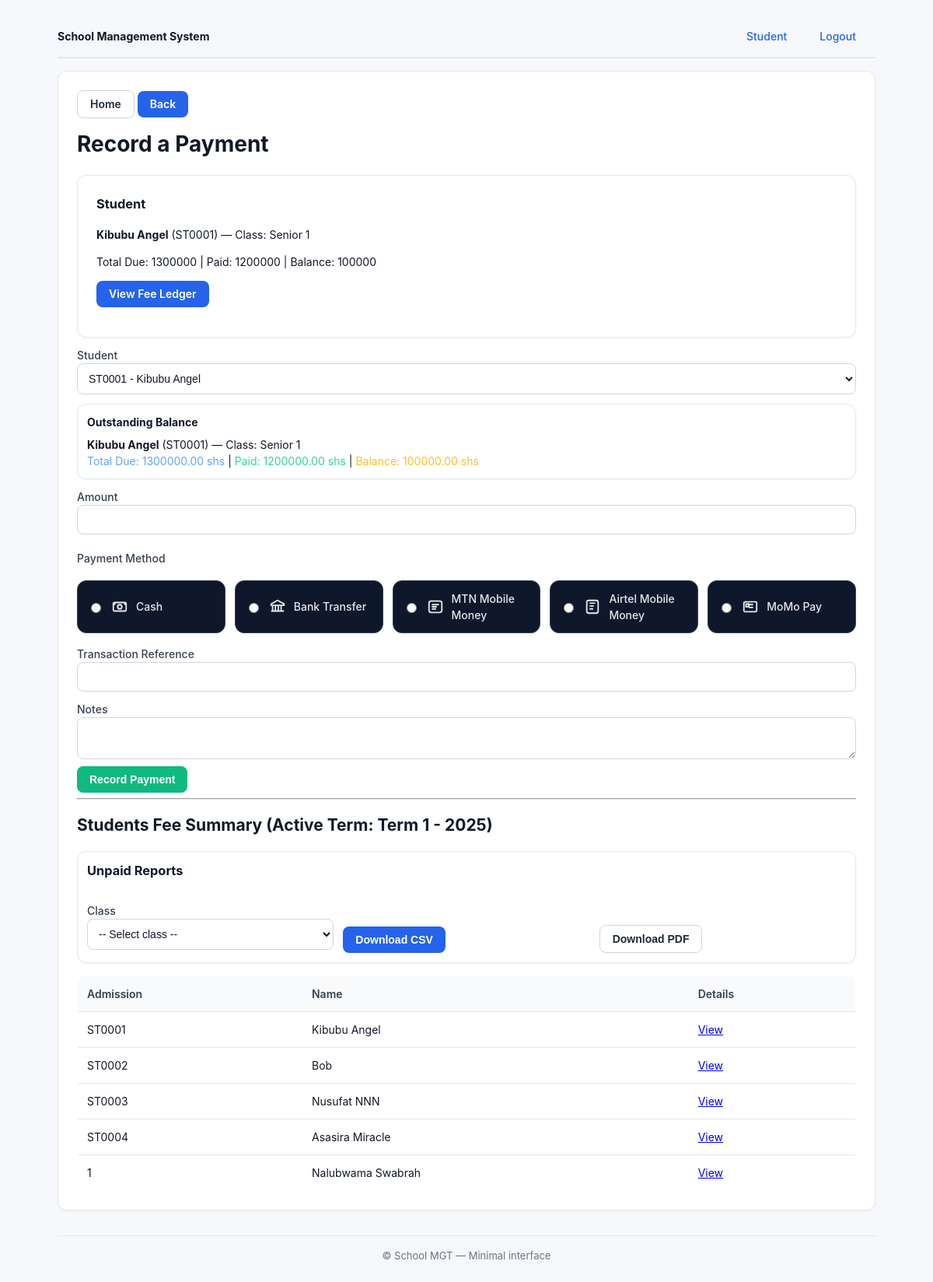
/portal/bursar/payments/?student_id=1 (signed in), run on the app's committed database.
### school/models.py (models this page shows, shortened)
class Student(models.Model):
    user = models.OneToOneField(User, on_delete=models.CASCADE)
    admission_number = models.CharField(max_length=20, unique=True)
    student_class = models.ForeignKey(Class, on_delete=models.SET_NULL, null=True)
    date_of_birth = models.DateField()
    guardian_name = models.CharField(max_length=100)
    guardian_phone = models.CharField(max_length=15)
    photo = models.ImageField(upload_to='students/photos/', blank=True, null=True)
    is_graduated = models.BooleanField(default=False)
    graduation_year = models.CharField(max_length=9, blank=True, null=True)
    class Meta:
        db_table = 'students'

class User(AbstractUser):
    USER_TYPE_CHOICES = (
        ('admin', 'Administrator'),
        ('teacher', 'Teacher'),
        ('student', 'Student'),
        ('bursar', 'Bursar'),
    )
    user_type = models.CharField(max_length=10, choices=USER_TYPE_CHOICES)
    phone = models.CharField(max_length=15, blank=True, null=True)
    address = models.TextField(blank=True, null=True)
    class Meta:
        db_table = 'users'

class Class(models.Model):
    name = models.CharField(max_length=50)
    level = models.CharField(max_length=20)
    class_teacher = models.ForeignKey(User, on_delete=models.SET_NULL, null=True,
                                      limit_choices_to={'user_type': 'teacher'})
    academic_year = models.CharField(max_length=9, default='2024/2025')
    promotion_rank = models.IntegerField(default=0, help_text="Order used for automatic promotion across years")
    class Meta:
        db_table = 'classes'
        verbose_name_plural = 'Classes'

class Term(models.Model):
    TERM_CHOICES = (
        ('1', 'Term 1'),
        ('2', 'Term 2'),
        ('3', 'Term 3'),
    )
    term = models.CharField(max_length=1, choices=TERM_CHOICES)
    academic_year = models.CharField(max_length=9)
    start_date = models.DateField()
    end_date = models.DateField()
    is_active = models.BooleanField(default=False)
    def __str__(self):
        return f"Term {self.term} - {self.academic_year}"
    class Meta:
        db_table = 'terms'
        unique_together = ['term', 'academic_year']

### school/views.py (the view, shortened to what this page needs)
# urls.py: path('portal/bursar/payments/', views.manage_payments, name='manage_payments'),
@login_required
@user_passes_test(lambda u: is_bursar(u) or is_admin(u))
def manage_payments(request):
    active_term = Term.objects.filter(is_active=True).first()
    prefill_student = None
    prefill_summary = None
    try:
        prefill_student_id = int(request.GET.get('student_id')) if request.GET.get('student_id') else None
    except (TypeError, ValueError):
        prefill_student_id = None
    if prefill_student_id:
        prefill_student = Student.objects.filter(id=prefill_student_id).select_related('user', 'student_class').first()
        if prefill_student and active_term:
            expected = ClassFee.objects.filter(class_assigned=prefill_student.student_class, term=active_term).aggregate(total=Sum('amount'))['total'] or 0
            paid = FeePayment.objects.filter(student=prefill_student, term=active_term).aggregate(total=Sum('amount_paid'))['total'] or 0
            prefill_summary = {
                'expected': expected,
                'paid': paid,
                'balance': expected - paid,
            }
    students = Student.objects.all()
    fee_status = {}
    if active_term:
        for student in students:
            total_fees = ClassFee.objects.filter(
                class_assigned=student.student_class,
                term=active_term
            ).aggregate(total=Sum('amount'))['total'] or 0
            total_paid = FeePayment.objects.filter(
                student=student,
                term=active_term
            ).aggregate(total=Sum('amount_paid'))['total'] or 0
            fee_status[student.id] = {
                'total_fees': float(total_fees),
                'total_paid': float(total_paid),
                'balance': float(total_fees - total_paid)
            }
    context = {
        'students': students,
        'fee_status': fee_status,
        'fee_status_json': json.dumps(fee_status),
        'active_term': active_term,
        'payment_methods': FeePayment.PAYMENT_METHOD_CHOICES,
        'classes': Class.objects.all(),
        'prefill_student_id': prefill_student.id if prefill_student else None,
        'prefill_student': prefill_student,
        'prefill_summary': prefill_summary,
    }
    return render(request, 'bursar/manage_payments.html', context)

### school/views.py (called while the page is built)
def is_admin(user):
    return getattr(user, 'user_type', None) == 'admin' or user.is_superuser or user.is_staff

def is_bursar(user):
    return user.user_type == 'bursar'

### school/templates/bursar/manage_payments.html (shortened to what this page needs)
{% extends 'base.html' %}
{% block content %}
        <nav style="margin-bottom:12px">
            <a class="btn btn-outline-primary" href="{% url 'bursar_dashboard' %}">Home</a>
            <a class="btn" href="javascript:history.back()">Back</a>
        </nav>
                <h1 style="margin-top:0">Record a Payment</h1>
                {% if prefill_student %}
                    <div class="card" style="margin-bottom:12px">
                        <h3 style="margin-top:0">Student</h3>
                        <p><strong>{{ prefill_student.user.get_full_name }}</strong> ({{ prefill_student.admission_number }}) — Class: {{ prefill_student.student_class.name }}</p>
                        {% if prefill_summary %}
                            <p>Total Due: {{ prefill_summary.expected }} | Paid: {{ prefill_summary.paid }} | Balance: {{ prefill_summary.balance }}</p>
                        {% endif %}
                        <p><a class="btn" href="{% url 'student_fee_detail' student_id=prefill_student.id %}">View Fee Ledger</a></p>
                    </div>
                {% endif %}
    <form method="post">
        <label>Student
            <select name="student_id" id="student_select" required onchange="loadStudentBalance()">
                {% for s in students %}
                                        <option value="{{ s.id }}" {% if prefill_student_id and prefill_student_id == s.id %}selected{% endif %} data-admission="{{ s.admission_number }}" data-name="{{ s.user.get_full_name }}" data-class="{{ s.student_class.name }}">{{ s.admission_number }} - {{ s.user.get_full_name }}</option>
                {% endfor %}
            </select>
        </label>
        <div id="balance_display" class="card" style="margin:12px 0;padding:12px;display:none">
            <h4 style="margin:0 0 8px 0">Outstanding Balance</h4>
            <p id="balance_info" style="margin:0"></p>
        </div>
        <label>Amount
            <input type="number" name="amount" step="0.01" required />
        </label>
                <fieldset style="border:none;padding:0;margin:8px 0">
                        <label style="display:block;margin-bottom:6px">Payment Method</label>
                        <div class="pm-grid">
                                {% for key,label in payment_methods %}
                                    <label class="pm-card">
                                        <input type="radio" name="payment_method" value="{{ key }}" required />
                                        {% if key == 'cash' %}
                                            <svg viewBox="0 0 24 24" fill="none" xmlns="http://www.w3.org/2000/svg"><rect x="3" y="6" width="18" height="12" rx="2" stroke="currentColor" stroke-width="2"/><circle cx="12" cy="12" r="3" stroke="currentColor" stroke-width="2"/><path d="M3 9c2 0 3-2 3-2m15 2c-2 0-3-2-3-2" stroke="currentColor" stroke-width="2"/></svg>
                                        {% elif key == 'bank' %}
                                            <svg viewBox="0 0 24 24" fill="none" xmlns="http://www.w3.org/2000/svg"><path d="M3 8l9-5 9 5v2H3V8Z" stroke="currentColor" stroke-width="2"/><path d="M5 10v8m4-8v8m4-8v8m4-8v8M3 18h18" stroke="currentColor" stroke-width="2"/></svg>
                                        {% elif key == 'mtn' %}
                                            <svg viewBox="0 0 24 24" fill="none" xmlns="http://www.w3.org/2000/svg"><rect x="3" y="4" width="18" height="16" rx="3" stroke="currentColor" stroke-width="2"/><path d="M7 9h10M7 12h7M7 15h6" stroke="currentColor" stroke-width="2"/></svg>
                                        {% elif key == 'airtel' %}
                                            <svg viewBox="0 0 24 24" fill="none" xmlns="http://www.w3.org/2000/svg"><rect x="4" y="3" width="16" height="18" rx="3" stroke="currentColor" stroke-width="2"/><path d="M8 7h8M8 11h6M8 15h5" stroke="currentColor" stroke-width="2"/></svg>
                                        {% elif key == 'momo_pay' %}
                                            <svg viewBox="0 0 24 24" fill="none" xmlns="http://www.w3.org/2000/svg"><rect x="3" y="5" width="18" height="14" rx="2" stroke="currentColor" stroke-width="2"/><path d="M8 9h8M10 13h6" stroke="currentColor" stroke-width="2"/><rect x="6" y="8" width="4" height="4" stroke="currentColor" stroke-width="2"/></svg>
                                        {% else %}
                                            <svg viewBox="0 0 24 24" fill="none" xmlns="http://www.w3.org/2000/svg"><circle cx="12" cy="12" r="9" stroke="currentColor" stroke-width="2"/></svg>
                                        {% endif %}
                                        <span>{{ label }}</span>
                                    </label>
                                {% endfor %}
                        </div>
                </fieldset>
        <label>Transaction Reference
            <input type="text" name="transaction_reference" />
        </label>
        <label>Notes
            <textarea name="notes" rows="2"></textarea>
        </label>
        <button type="submit" class="btn btn-success">Record Payment</button>
    </form>
        <hr />
        <h2>Students Fee Summary (Active Term: {{ active_term }})</h2>
        <div class="card" style="margin:16px 0;padding:12px">
            <h3 style="margin-top:0">Unpaid Reports</h3>
            <form onsubmit="return false" class="row" style="gap:12px;align-items:flex-end">
                <div class="col" style="min-width:200px">
                    <label>Class
                        <select id="unpaid_class_select">
                            <option value="">-- Select class --</option>
                        </select>
                    </label>
                </div>
                <div class="col">
                    <button type="button" class="btn" onclick="var c=document.getElementById('unpaid_class_select').value; if(!c){alert('Select a class');return;} var t='{{ active_term.id }}'; window.location = '{% url 'bursar_unpaid_report' class_id=0 term_id=0 %}'.replace('/class/0/term/0','/class/'+c+'/term/'+t);">Download CSV</button>
                </div>
                <div class="col">
                    <button type="button" class="btn btn-outline-primary" onclick="var c=document.getElementById('unpaid_class_select').value; if(!c){alert('Select a class');return;} var t='{{ active_term.id }}'; window.location = '{% url 'bursar_unpaid_report_pdf' class_id=0 term_id=0 %}'.replace('/class/0/term/0/pdf','/class/'+c+'/term/'+t+'/pdf');">Download PDF</button>
                </div>
            </form>
        </div>
    <table>
        <thead><tr><th>Admission</th><th>Name</th><th>Details</th></tr></thead>
        <tbody>
            {% for s in students %}
                <tr>
                    <td>{{ s.admission_number }}</td>
                    <td>{{ s.user.get_full_name }}</td>
                    <td><a href="{% url 'student_fee_detail' student_id=s.id %}">View</a></td>
                </tr>
            {% empty %}
                <tr><td colspan="3">No students available.</td></tr>
            {% endfor %}
        </tbody>
    </table>
{% endblock %}

### school/static/css/style.css (style rules this page uses)
:root { --bg:#f7f8fb; --card:#ffffff; --muted:#6b7280; --text:#111827; --accent:#2563eb; --border:#e5e7eb; --table:#ffffff }
* { box-sizing:border-box }
html,body { height:100% }
body { margin:0;background:var(--bg);color:var(--text);font:14px/1.5 "Inter",system-ui,-apple-system,Segoe UI,Roboto,Arial,sans-serif }
.card { background:var(--card);border:1px solid var(--border);border-radius:12px;padding:24px;box-shadow:0 1px 3px rgba(0,0,0,0.05) }
.row { display:flex;gap:16px;flex-wrap:wrap }
.col { flex:1 1 240px }
.btn { display:inline-block;background:var(--accent);color:#fff;border:none;border-radius:8px;padding:10px 16px;text-decoration:none;cursor:pointer;font-size:14px;font-weight:600;line-height:1 }
.btn-outline-primary { background:#fff;color:#1f2937;border:1px solid #d1d5db }
.btn-success { background:#10b981 }
label { display:block; margin:12px 0 4px; font-weight:500; color:#374151 }
input[type="text"],input[type="number"],input[type="date"],input[type="email"],input[type="password"],input[type="time"],select,textarea { width:100%; padding:10px; border-radius:8px; border:1px solid #d1d5db; background:#ffffff; color:#111827; font-size:14px }
textarea { resize:vertical }
table { width:100%;border-collapse:collapse;margin-top:8px;background:var(--table);border-radius:10px;overflow:hidden;border:1px solid var(--border) }
th,td { padding:12px;border-bottom:1px solid var(--border) }
th { background:#f9fafb;text-align:left;font-weight:600;color:#374151 }

### school/templates/bursar/manage_payments.html (style rules this page uses)
.pm-grid { display:grid;grid-template-columns:repeat(auto-fit,minmax(180px,1fr));gap:12px }
.pm-card { display:flex;align-items:center;gap:10px;border:1px solid #334155;border-radius:12px;padding:12px;background:#0f172a;color:#e5e7eb }
.pm-card svg { width:22px;height:22px;flex:0 0 22px }
.pm-card span { color:#e5e7eb;font-weight:500 }

### data on the page
Student: user.get_full_name "Kibubu Angel", admission_number "ST0001", student_class.name "Senior 1"
Term: term+academic_year "Term 1 - 2025"
Student: admission_number "ST0002", user.get_full_name "Bob"
Student: admission_number "ST0003", user.get_full_name "Nusufat NNN"
Student: admission_number "ST0004", user.get_full_name "Asasira Miracle"
Student: admission_number "1", user.get_full_name "Nalubwama Swabrah"

### other printed values
{{ prefill_summary.expected }} "1300000"
{{ prefill_summary.paid }} "1200000"
{{ prefill_summary.balance }} "100000"
{{ label }} "Cash" "Bank Transfer" "MTN Mobile Money" "Airtel Mobile Money" "MoMo Pay"
form field student_id "ST0001 - Kibubu Angel"
